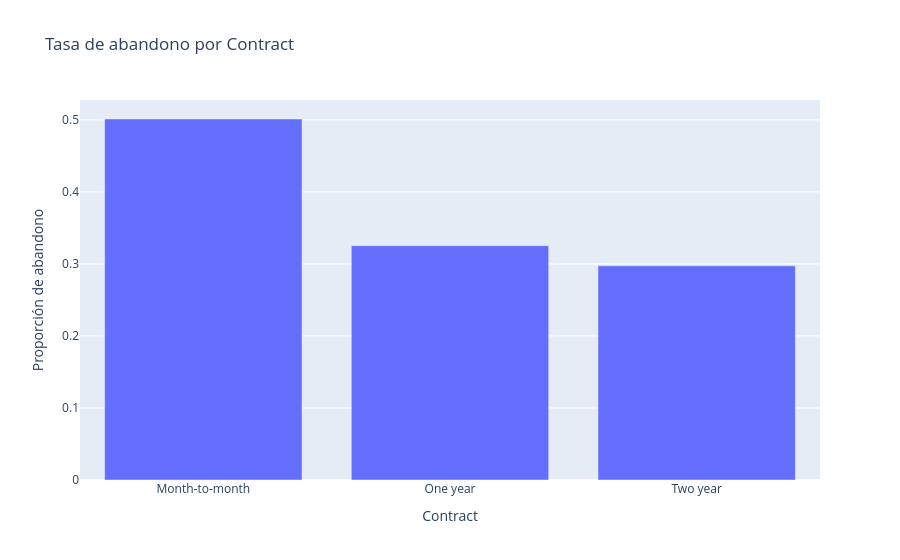

Source (notebook cell):
### Code cell
# Mostramos tamaño de grupo y tasa: un grupo pequeño requiere cautela.
summary = df.groupby('Contract', dropna=False).abandono.agg(['size', 'mean']).reset_index()
display(summary)
px.bar(summary, x='Contract', y='mean', hover_data=['size'], title='Tasa de abandono por Contract', labels={'mean':'Proporción de abandono'}).show()

### Figure 1 — Plotly figure (JSON) as saved in the notebook; plotly's stock layout.template omitted (floating-point values rounded to 4 significant figures)
{"data": [{"customdata": [[5526], [2453], [2021]], "hovertemplate": "Contract=%{x}<br>Proporción de abandono=%{y}<br>size=%{customdata[0]}<extra></extra>", "legendgroup": "", "marker": {"color": "#636efa", "pattern": {"shape": ""}}, "name": "", "orientation": "v", "showlegend": false, "textposition": "auto", "type": "bar", "x": ["Month-to-month", "One year", "Two year"], "xaxis": "x", "y": [0.5013, 0.3253, 0.2974], "yaxis": "y"}], "layout": {"barmode": "relative", "legend": {"tracegroupgap": 0}, "title": {"text": "Tasa de abandono por Contract"}, "xaxis": {"anchor": "y", "domain": [0.0, 1.0], "title": {"text": "Contract"}}, "yaxis": {"anchor": "x", "domain": [0.0, 1.0], "title": {"text": "Proporción de abandono"}}}}
